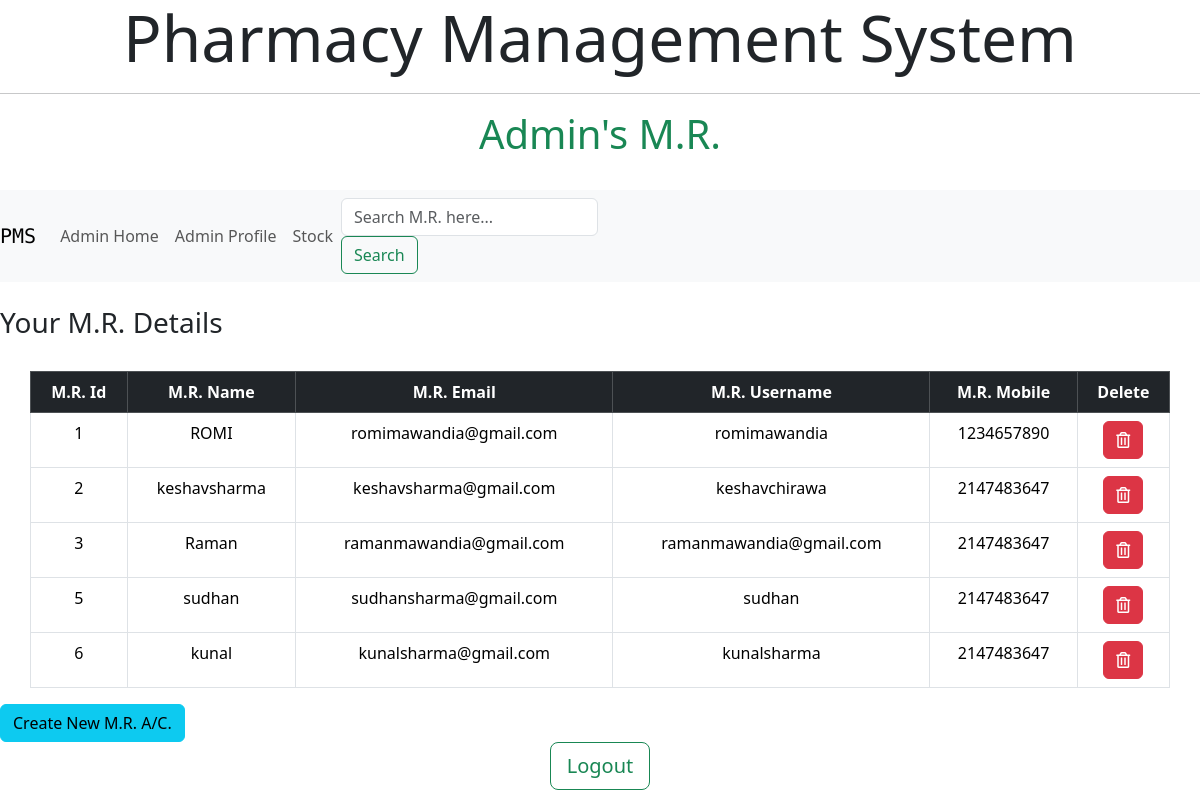
Before: /admin.php (signed in) with the older database file.
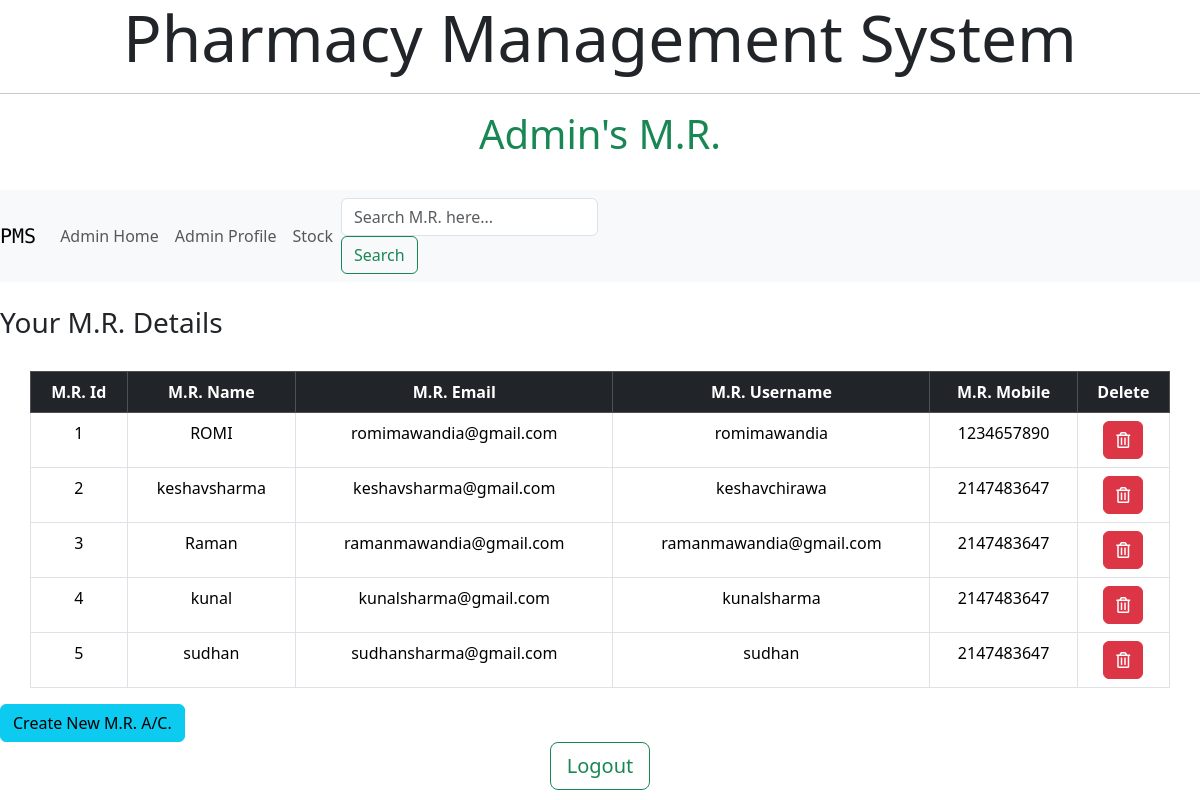
After: the same page with the newer database file.
### tables this page shows
CREATE TABLE `mr` (
  `mrId` int(11) NOT NULL,
  `mrName` varchar(250) NOT NULL,
  `mrEmail` varchar(250) NOT NULL,
  `mrUsername` varchar(250) NOT NULL,
  `mrPassword` varchar(250) NOT NULL,
  `mrMob` int(10) NOT NULL
);

### admin.php (the view, shortened to what this page needs)
<!DOCTYPE html>
<html>
	<head>
    <link rel="stylesheet" href="https://cdnjs.cloudflare.com/ajax/libs/font-awesome/5.15.2/css/all.min.css">
		<link rel="stylesheet" href="asset/bootstrap.min.css">
	</head>
	<body>
		<h2 class="display-3 text-center" >Pharmacy Management System<hr /></h2>
		<h1 class="h1 text-success text-lg text-center">Admin's M.R.
			</h1>
		<br />
		<nav class="navbar navbar-expand-lg navbar-light bg-light">
  <a class="navbar-brand" title="LOGO" href="#LOGO" style="font-family: 'Monoton', cursive;
">PMS</a>
  <div class="collapse navbar-collapse" id="navbarSupportedContent">
    <ul class="navbar-nav mr-auto">
      <li class="nav-item active">
        <a class="nav-link" href="admin.php">Admin Home<span class="sr-only">(current)</span></a>
      </li>
      <li class="nav-item">
        <a class="nav-link" href="admin_Profile.php">Admin Profile</a>
      </li>
     <li class="nav-item">
        <a class="nav-link" href="stock.php">Stock</a>
      </li>
    </ul>
    <form class="form-inline my-2 my-lg-0" method="POST" name="mrform" action="<?php echo $_SERVER['PHP_SELF']; ?>">
      <input class="form-control mr-sm-2" type="search" name="mrSearch" placeholder="Search M.R. here..." aria-label="Search">
      <button class="btn btn-outline-success my-2 my-sm-0" name="search" type="submit">Search</button>
    </form>
  </div>
</nav>
		<br />
		<h3 class="h3">Your M.R. Details</h3>
		<br />
		<?php
		require('newpmsdb.php');
		if(isset($_POST['search'])) {
        $mrsearch = stripslashes($_POST['mrSearch']);
        $mrsearch = mysqli_real_escape_string($mysqli, $mrsearch);
		$sql = "SELECT * FROM mr where mrId LIKE '%$mrsearch%' OR mrName LIKE '%$mrsearch%' OR mrEmail LIKE '%$mrsearch%' OR mrUsername LIKE '%$mrsearch%' OR mrMob LIKE '%$mrsearch%'";
		$rslt = mysqli_query($mysqli, $sql);
		$count = mysqli_num_rows($rslt);
			if($count == 0) {
				echo "<p>this m.r. is not our employee!</P>";
			}
			else {
		echo "<table class='container text-center table table-bordered'>
		<thead class='table-dark'>
		<tr>
		<th>M.R. Id</th>
		<th>M.R. Name</th>
		<th>M.R. Email</th>
		<th>M.R. Username</th>
		<th>M.R. Mobile</th>
		<th>Delete</th>
		</tr>
		</thead>";
		while($row = mysqli_fetch_array($rslt))
		{
		echo "<tr>";
		echo "<td>" . $row['mrId'] . "</td>";
		echo "<td>" . $row['mrName'] . "</td>";
		echo "<td>" . $row['mrEmail'] . "</td>";
		echo "<td>" . $row['mrUsername'] . "</td>";
		echo "<td>" . $row['mrMob'] . "</td>";?>
		 <td><a href="delete.php?dte=<?php echo $row['mrId'];?>" class="btn btn-danger" tittle='Delete'><i class='far fa-trash-alt'></i></a></td>
   <?php
    echo "</tr>";
    }
    echo "</table>";
  }
} else {
	$sql = "SELECT * FROM mr";
	$rslt = mysqli_query($mysqli, $sql);
	echo "<table class='container text-center table table-bordered'>
		<thead class='table-dark'>
		<tr>
		<th>M.R. Id</th>
		<th>M.R. Name</th>
		<th>M.R. Email</th>
		<th>M.R. Username</th>
		<th>M.R. Mobile</th>
		<th>Delete</th>
		</tr>
		</thead>";
		while($row = mysqli_fetch_array($rslt))
		{
		echo "<tr>";
		echo "<td>" . $row['mrId'] . "</td>";
		echo "<td>" . $row['mrName'] . "</td>";
		echo "<td>" . $row['mrEmail'] . "</td>";
		echo "<td>" . $row['mrUsername'] . "</td>";
		echo "<td>" . $row['mrMob'] . "</td>";?>
		 <td><a href="delete.php?dte=<?php echo $row['mrId'];?>" class="btn btn-danger"><i class='far fa-trash-alt'></i></a></td>
   <?php
   echo "</tr>";
    }
    echo "</table>";
  }
    ?>
                <a href="mr_form.php" class="btn btn-info">Create New M.R. A/C.</a>
        <br />
		<h2 class="text-center"><a class="btn btn-outline-success btn-lg" href="logout.php">Logout</a></h2>
	</body>
</html>

Changed rows visible on the page:
removed mr: mrId "6", mrName "kunal", mrEmail "kunalsharma@gmail.com", mrUsername "kunalsharma", mrMob "2147483647"
added mr: mrId "4", mrName "kunal", mrEmail "kunalsharma@gmail.com", mrUsername "kunalsharma", mrMob "2147483647"
